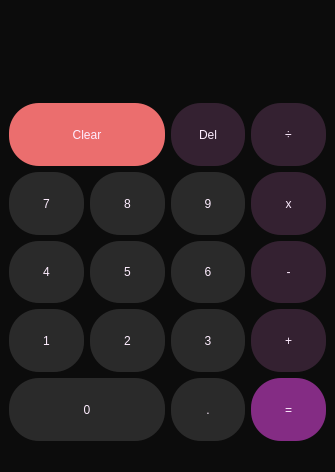
<?xml version="1.0" encoding="UTF-8"?>
<ui version="4.0">
 <class>MainWindow</class>
 <widget class="QMainWindow" name="MainWindow">
  <property name="geometry">
   <rect>
    <x>0</x>
    <y>0</y>
    <width>335</width>
    <height>472</height>
   </rect>
  </property>
  <property name="windowTitle">
   <string>Calculator</string>
  </property>
  <property name="styleSheet">
   <string notr="true">background-color: rgb(12,12,12);</string>
  </property>
  <widget class="QWidget" name="centralwidget">
   <layout class="QVBoxLayout" name="verticalLayout">
    <item>
     <layout class="QGridLayout" name="gridLayout">
      <item row="3" column="1">
       <widget class="QPushButton" name="push_5">
        <property name="sizePolicy">
         <sizepolicy hsizetype="MinimumExpanding" vsizetype="Preferred">
          <horstretch>0</horstretch>
          <verstretch>10</verstretch>
         </sizepolicy>
        </property>
        <property name="styleSheet">
         <string notr="true">QPushButton{
 border-radius: 30px;
	color: rgb(254, 237, 255);
	font: 700 18pt &quot;Nirmala UI&quot;;
	
	
	background-color: rgb(42, 42, 42);
}

QPushButton:hover{
border-radius:20px;
	background-color: rgb(115, 115, 115);
}

</string>
        </property>
        <property name="text">
         <string>5</string>
        </property>
       </widget>
      </item>
      <item row="5" column="3">
       <widget class="QPushButton" name="push_equal">
        <property name="sizePolicy">
         <sizepolicy hsizetype="MinimumExpanding" vsizetype="Preferred">
          <horstretch>0</horstretch>
          <verstretch>10</verstretch>
         </sizepolicy>
        </property>
        <property name="styleSheet">
         <string notr="true">QPushButton{
 border-radius: 30px;
	color: rgb(254, 237, 255);
	font: 700 18pt &quot;Nirmala UI&quot;;
	
	background-color: rgb(132, 44, 132);
}

QPushButton:hover{
border-radius:20px;
	background-color: rgb(115, 115, 115);
}

</string>
        </property>
        <property name="text">
         <string>=</string>
        </property>
       </widget>
      </item>
      <item row="3" column="2">
       <widget class="QPushButton" name="push_6">
        <property name="sizePolicy">
         <sizepolicy hsizetype="MinimumExpanding" vsizetype="Preferred">
          <horstretch>0</horstretch>
          <verstretch>10</verstretch>
         </sizepolicy>
        </property>
        <property name="styleSheet">
         <string notr="true">QPushButton{
 border-radius: 30px;
	color: rgb(254, 237, 255);
	font: 700 18pt &quot;Nirmala UI&quot;;
	
	
	background-color: rgb(42, 42, 42);
}

QPushButton:hover{
border-radius:20px;
	background-color: rgb(115, 115, 115);
}

</string>
        </property>
        <property name="text">
         <string>6</string>
        </property>
       </widget>
      </item>
      <item row="2" column="3">
       <widget class="QPushButton" name="push_mult">
        <property name="sizePolicy">
         <sizepolicy hsizetype="MinimumExpanding" vsizetype="Preferred">
          <horstretch>0</horstretch>
          <verstretch>10</verstretch>
         </sizepolicy>
        </property>
        <property name="styleSheet">
         <string notr="true">QPushButton{
 border-radius: 30px;
	color: rgb(254, 237, 255);
	font: 700 18pt &quot;Nirmala UI&quot;;
	background-color: rgb(52, 33, 49);
}

QPushButton:hover{
border-radius:20px;
	background-color: rgb(115, 115, 115);
}

</string>
        </property>
        <property name="text">
         <string>x</string>
        </property>
       </widget>
      </item>
      <item row="3" column="3">
       <widget class="QPushButton" name="push_sub">
        <property name="sizePolicy">
         <sizepolicy hsizetype="MinimumExpanding" vsizetype="Preferred">
          <horstretch>0</horstretch>
          <verstretch>10</verstretch>
         </sizepolicy>
        </property>
        <property name="styleSheet">
         <string notr="true">QPushButton{
 border-radius: 30px;
	color: rgb(254, 237, 255);
	font: 700 18pt &quot;Nirmala UI&quot;;
	background-color: rgb(52, 33, 49);
}

QPushButton:hover{
border-radius:20px;
	background-color: rgb(115, 115, 115);
}

</string>
        </property>
        <property name="text">
         <string>-</string>
        </property>
       </widget>
      </item>
      <item row="4" column="3">
       <widget class="QPushButton" name="push_ad">
        <property name="sizePolicy">
         <sizepolicy hsizetype="MinimumExpanding" vsizetype="Preferred">
          <horstretch>0</horstretch>
          <verstretch>10</verstretch>
         </sizepolicy>
        </property>
        <property name="styleSheet">
         <string notr="true">QPushButton{
 border-radius: 30px;
	color: rgb(254, 237, 255);
	font: 700 18pt &quot;Nirmala UI&quot;;
	background-color: rgb(52, 33, 49);
}

QPushButton:hover{
border-radius:20px;
	background-color: rgb(115, 115, 115);
}

</string>
        </property>
        <property name="text">
         <string>+</string>
        </property>
       </widget>
      </item>
      <item row="2" column="0">
       <widget class="QPushButton" name="push_7">
        <property name="sizePolicy">
         <sizepolicy hsizetype="MinimumExpanding" vsizetype="Preferred">
          <horstretch>0</horstretch>
          <verstretch>10</verstretch>
         </sizepolicy>
        </property>
        <property name="styleSheet">
         <string notr="true">QPushButton{
 border-radius: 30px;
	color: rgb(254, 237, 255);
	font: 700 18pt &quot;Nirmala UI&quot;;
	
	
	background-color: rgb(42, 42, 42);
}

QPushButton:hover{
border-radius:20px;
	background-color: rgb(115, 115, 115);
}

</string>
        </property>
        <property name="text">
         <string>7</string>
        </property>
       </widget>
      </item>
      <item row="4" column="2">
       <widget class="QPushButton" name="push_3">
        <property name="sizePolicy">
         <sizepolicy hsizetype="MinimumExpanding" vsizetype="Preferred">
          <horstretch>0</horstretch>
          <verstretch>10</verstretch>
         </sizepolicy>
        </property>
        <property name="styleSheet">
         <string notr="true">QPushButton{
 border-radius: 30px;
	color: rgb(254, 237, 255);
	font: 700 18pt &quot;Nirmala UI&quot;;
	
	
	background-color: rgb(42, 42, 42);
}

QPushButton:hover{
border-radius:20px;
	background-color: rgb(115, 115, 115);
}

</string>
        </property>
        <property name="text">
         <string>3</string>
        </property>
       </widget>
      </item>
      <item row="4" column="0">
       <widget class="QPushButton" name="push_1">
        <property name="sizePolicy">
         <sizepolicy hsizetype="MinimumExpanding" vsizetype="Preferred">
          <horstretch>0</horstretch>
          <verstretch>10</verstretch>
         </sizepolicy>
        </property>
        <property name="styleSheet">
         <string notr="true">QPushButton{
 border-radius: 30px;
	color: rgb(254, 237, 255);
	font: 700 18pt &quot;Nirmala UI&quot;;
	
	
	background-color: rgb(42, 42, 42);
}

QPushButton:hover{
border-radius:20px;
	background-color: rgb(115, 115, 115);
}

</string>
        </property>
        <property name="text">
         <string>1</string>
        </property>
       </widget>
      </item>
      <item row="3" column="0">
       <widget class="QPushButton" name="push_4">
        <property name="sizePolicy">
         <sizepolicy hsizetype="MinimumExpanding" vsizetype="Preferred">
          <horstretch>0</horstretch>
          <verstretch>10</verstretch>
         </sizepolicy>
        </property>
        <property name="styleSheet">
         <string notr="true">QPushButton{
 border-radius: 30px;
	color: rgb(254, 237, 255);
	font: 700 18pt &quot;Nirmala UI&quot;;
	
	
	background-color: rgb(42, 42, 42);
}

QPushButton:hover{
border-radius:20px;
	background-color: rgb(115, 115, 115);
}

</string>
        </property>
        <property name="text">
         <string>4</string>
        </property>
       </widget>
      </item>
      <item row="2" column="2">
       <widget class="QPushButton" name="push_9">
        <property name="sizePolicy">
         <sizepolicy hsizetype="MinimumExpanding" vsizetype="Preferred">
          <horstretch>0</horstretch>
          <verstretch>10</verstretch>
         </sizepolicy>
        </property>
        <property name="styleSheet">
         <string notr="true">QPushButton{
 border-radius: 30px;
	color: rgb(254, 237, 255);
	font: 700 18pt &quot;Nirmala UI&quot;;
	
	
	background-color: rgb(42, 42, 42);
}

QPushButton:hover{
border-radius:20px;
	background-color: rgb(115, 115, 115);
}

</string>
        </property>
        <property name="text">
         <string>9</string>
        </property>
       </widget>
      </item>
      <item row="0" column="0" colspan="4">
       <widget class="QLabel" name="label">
        <property name="sizePolicy">
         <sizepolicy hsizetype="MinimumExpanding" vsizetype="Preferred">
          <horstretch>0</horstretch>
          <verstretch>14</verstretch>
         </sizepolicy>
        </property>
        <property name="styleSheet">
         <string notr="true">font: 700 28pt &quot;Nirmala UI&quot;;
color: rgb(254, 237, 255);</string>
        </property>
        <property name="text">
         <string/>
        </property>
        <property name="alignment">
         <set>Qt::AlignRight|Qt::AlignTrailing|Qt::AlignVCenter</set>
        </property>
       </widget>
      </item>
      <item row="1" column="3">
       <widget class="QPushButton" name="push_div">
        <property name="sizePolicy">
         <sizepolicy hsizetype="MinimumExpanding" vsizetype="Preferred">
          <horstretch>0</horstretch>
          <verstretch>10</verstretch>
         </sizepolicy>
        </property>
        <property name="styleSheet">
         <string notr="true">QPushButton{
 border-radius: 30px;
	color: rgb(254, 237, 255);
	font: 700 18pt &quot;Nirmala UI&quot;;
	background-color: rgb(52, 33, 49);
}

QPushButton:hover{
border-radius:20px;
	background-color: rgb(115, 115, 115);
}

</string>
        </property>
        <property name="text">
         <string>÷</string>
        </property>
       </widget>
      </item>
      <item row="4" column="1">
       <widget class="QPushButton" name="push_2">
        <property name="sizePolicy">
         <sizepolicy hsizetype="MinimumExpanding" vsizetype="Preferred">
          <horstretch>0</horstretch>
          <verstretch>10</verstretch>
         </sizepolicy>
        </property>
        <property name="styleSheet">
         <string notr="true">QPushButton{
 border-radius: 30px;
	color: rgb(254, 237, 255);
	font: 700 18pt &quot;Nirmala UI&quot;;
	
	
	background-color: rgb(42, 42, 42);
}

QPushButton:hover{
border-radius:20px;
	background-color: rgb(115, 115, 115);
}

</string>
        </property>
        <property name="text">
         <string>2</string>
        </property>
       </widget>
      </item>
      <item row="2" column="1">
       <widget class="QPushButton" name="push_8">
        <property name="sizePolicy">
         <sizepolicy hsizetype="MinimumExpanding" vsizetype="Preferred">
          <horstretch>0</horstretch>
          <verstretch>10</verstretch>
         </sizepolicy>
        </property>
        <property name="styleSheet">
         <string notr="true">QPushButton{
 border-radius: 30px;
	color: rgb(254, 237, 255);
	font: 700 18pt &quot;Nirmala UI&quot;;
	
	
	background-color: rgb(42, 42, 42);
}

QPushButton:hover{
border-radius:20px;
	background-color: rgb(115, 115, 115);
}

</string>
        </property>
        <property name="text">
         <string>8</string>
        </property>
       </widget>
      </item>
      <item row="5" column="2">
       <widget class="QPushButton" name="push_dot">
        <property name="sizePolicy">
         <sizepolicy hsizetype="MinimumExpanding" vsizetype="Preferred">
          <horstretch>0</horstretch>
          <verstretch>10</verstretch>
         </sizepolicy>
        </property>
        <property name="styleSheet">
         <string notr="true">QPushButton{
 border-radius: 30px;
	color: rgb(254, 237, 255);
	font: 700 18pt &quot;Nirmala UI&quot;;
	
	
	background-color: rgb(42, 42, 42);
}

QPushButton:hover{
border-radius:20px;
	background-color: rgb(115, 115, 115);
}

</string>
        </property>
        <property name="text">
         <string>.</string>
        </property>
       </widget>
      </item>
      <item row="5" column="0" colspan="2">
       <widget class="QPushButton" name="push_0">
        <property name="sizePolicy">
         <sizepolicy hsizetype="MinimumExpanding" vsizetype="Preferred">
          <horstretch>0</horstretch>
          <verstretch>10</verstretch>
         </sizepolicy>
        </property>
        <property name="styleSheet">
         <string notr="true">QPushButton{
 border-radius: 30px;
	color: rgb(254, 237, 255);
	font: 700 18pt &quot;Nirmala UI&quot;;
	
	
	background-color: rgb(42, 42, 42);
}

QPushButton:hover{
border-radius:20px;
	background-color: rgb(115, 115, 115);
}

</string>
        </property>
        <property name="text">
         <string>0</string>
        </property>
       </widget>
      </item>
      <item row="1" column="2">
       <widget class="QPushButton" name="push_del">
        <property name="sizePolicy">
         <sizepolicy hsizetype="MinimumExpanding" vsizetype="Preferred">
          <horstretch>0</horstretch>
          <verstretch>10</verstretch>
         </sizepolicy>
        </property>
        <property name="styleSheet">
         <string notr="true">QPushButton{
 border-radius: 30px;
	color: rgb(254, 237, 255);
	font: 700 18pt &quot;Nirmala UI&quot;;
	background-color: rgb(52, 33, 49);
}

QPushButton:hover{
border-radius:20px;
	background-color: rgb(115, 115, 115);
}

</string>
        </property>
        <property name="text">
         <string>Del</string>
        </property>
       </widget>
      </item>
      <item row="1" column="0" colspan="2">
       <widget class="QPushButton" name="push_clear">
        <property name="sizePolicy">
         <sizepolicy hsizetype="MinimumExpanding" vsizetype="Preferred">
          <horstretch>0</horstretch>
          <verstretch>10</verstretch>
         </sizepolicy>
        </property>
        <property name="styleSheet">
         <string notr="true">QPushButton{
 border-radius: 30px;
	color: rgb(254, 237, 255);
	font: 700 18pt &quot;Nirmala UI&quot;;
	background-color: rgb(235, 110, 110);
}

QPushButton:hover{
border-radius: 25px;
	
	background-color: rgb(255, 112, 112);
}</string>
        </property>
        <property name="text">
         <string>Clear</string>
        </property>
       </widget>
      </item>
     </layout>
    </item>
   </layout>
  </widget>
  <widget class="QMenuBar" name="menubar">
   <property name="geometry">
    <rect>
     <x>0</x>
     <y>0</y>
     <width>335</width>
     <height>22</height>
    </rect>
   </property>
  </widget>
  <widget class="QStatusBar" name="statusbar"/>
 </widget>
 <resources/>
 <connections/>
</ui>
